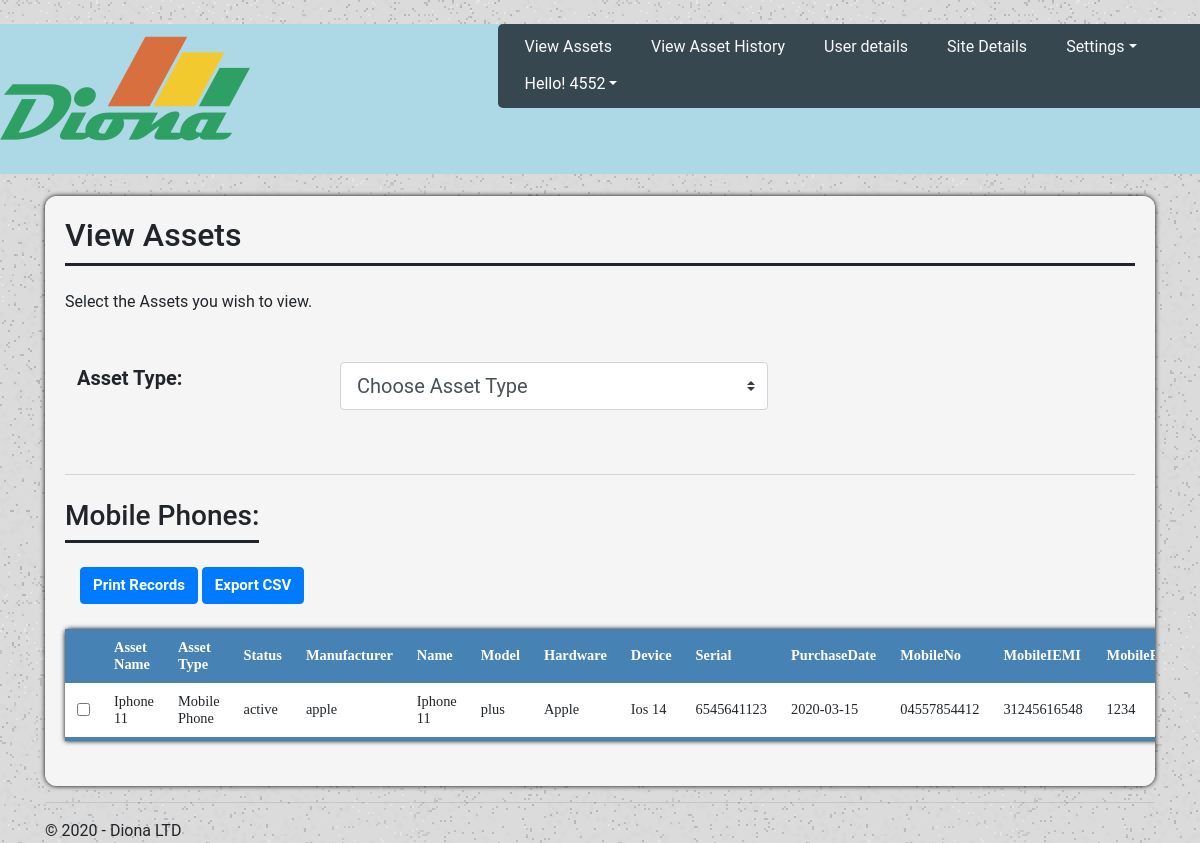
Screenshot of /adminview/mobile (signed in) with the database file from the repository.
### tables this page shows
CREATE TABLE `AssetType` (
                                            `assetType_id` integer,
                                            `assetType_name` TEXT NOT NULL,
                                            PRIMARY KEY (`assetType_id`));

CREATE TABLE `Asset` (
                                            `asset_id` integer,
                                            `assetType_id` integer NOT NULL,
                                            `asset_name` TEXT NOT NULL,
                                            PRIMARY KEY (`asset_id`)
                                            FOREIGN KEY (`assetType_id`) REFERENCES `AssetType` (`assetType_id`));

### EX1/views.py (the view)
@app.route('/adminview/mobile')
def admin_mobile():
    if 'loggedin' in session:
        types = dbHandler.getAllAssetType()
        conn = sqlite3.connect(r"diona.db")
        cur = conn.cursor()
        name_types = cur.execute("SELECT a.asset_id, a.asset_name , t.assetType_name, GROUP_CONCAT(d.key_value) FROM AssetDetails d, AssetType t INNER JOIN Asset a on a.asset_id = d.asset_id AND a.assetType_id = t.assetType_id WHERE t.assetType_name = 'Mobile Phone' GROUP BY a.asset_id")
        rows = name_types.fetchall()
        results = [0 for x in range(len(rows))]
        for x in range(len(rows)):
            results[x] = rows[x][3].split(',')
        cur2 = conn.cursor()
        details_keys = cur2.execute("SELECT a.asset_id, a.asset_name, GROUP_CONCAT(d.key_name) FROM AssetDetails d, AssetType t INNER JOIN Asset a on a.asset_id = d.asset_id AND a.assetType_id = t.assetType_id WHERE t.assetType_name = 'Mobile Phone' GROUP BY a.asset_id")
        return render_template('admin_mobile.html',
                                username=session['id'],
                                title='Admin View',
                                rows = rows,
                                res = results,
                                keys = details_keys.fetchall()[0][2].split(','),
                                type = types,
                                year=datetime.now().year)
    return redirect(url_for('login'))

### EX1/models.py (called while the page is built)
def create_connection(db_file):
    conn = None
    try:
        conn = sqlite3.connect(db_file)
    except Error as e:
        print(e)
    return conn

def getAllAssetType():
    con = create_connection("diona.db")
    try:
        with con:
            cur = con.cursor()
            cur.execute("SELECT DISTINCT assetType_name FROM AssetType")
            rows = cur.fetchall()
            return rows
    except sqlite3.IntegrityError:
        print ("couldn't add data")
    con.close()

### EX1/templates/admin_mobile.html (shortened to what this page needs)
{% extends "layout_admin.html" %}
{% block content %}
<div class="viewContainer">
    <div class="siteHeader">
        <h2>View Assets</h2>
    </div>
    <br>
    <p>Select the Assets you wish to view.</p>
    <br>
    <div class="row">
        <div class="col-3" style="justify-content: center;">
            <label class="col-form-label col-form-label-lg" for="searchBox1"><strong>Asset Type:</strong></label>
        </div>
        <div class="col-5" style="justify-content: center;">
            <select class="custom-select custom-select-lg mb-3" id="searchBox1" onchange="location = this.value;">
                <option selected>Choose Asset Type</option>
            </select>
        </div>
    </div>
    <br>
    <br>
    <div id="loginUserview"></div>
    <br>
    <div class="container" style="overflow-x:auto;">
        <div class="row">
            <div class="siteHeader">
                <h3>Mobile Phones:</h3>
            </div>
        </div>
        <br>
        <button class="btn btn-primary" onclick="printRecords()">Print Records</button>
        <button id="export" class="btn btn-primary" data-export="export">Export CSV</button>
    </div>
    <table class="view-table" id="tableView">
        <thead>
            <tr>
                <th scope="row"></th>
                <th> Asset Name </th>
                <th> Asset Type </th>
                {%  for x in keys: %}
                <th> {{ x }} </th>
                {% endfor %}
            </tr>
        </thead>
        {%  for row in range(rows|length): %}
        <tbody>
            <tr>
                <td><input type="checkbox" id="checkBx" name="row-check" value="{{ rows[row][0] }}"></td>
                <td>{{ rows[row][1] }}</td>
                <td>{{ rows[row][2] }}</td>
                {%  for x in res[row]: %}
                <td>{{ x }}</td>
                {% endfor %}
            </tr>
        </tbody>
        {% endfor %}
    </table>
</div>
{% endblock %}

### EX1/static/styles.css (style rules this page uses)
body { font-family: Roboto, Arial, sans-serif; background-image: url('/static/image/boxed-bg.jpg'); margin: 0; height: 100%; }
.siteHeader { text-align: left; font-family: Roboto, Arial, sans-serif; font-size: 14px; border-bottom: 3px solid #212529; color: #212529; }
.viewContainer { background-color: #F5F5F5; justify-content: center; padding: 20px; margin-top: 2%; border-bottom: 2%; box-shadow: 0 0 5px rgba(0, 0, 0, 15); border-radius: 12px; overflow-x: auto; }
.btn { font-size: 15px; font-weight: bold; }
.row:after { content: ""; display: table; clear: both; }
label { padding-top: 12px; padding-right: 12px; padding-left: 12px; display: inline-block; }
input[type= text], [type= email], select, textarea { width: 100%; padding: 12px; margin: 8px 0; display: inline-block; border: 1px solid #ccc; border-radius: 4px; box-sizing: border-box; resize: vertical; }
.view-table { border-collapse: collapse; margin: 25px 0px; font-size: 0.9em; min-width: 400px; border-radius: 5px 5px 0 0; box-shadow: 0 0 5px rgba(0, 0, 0, 15); font-family: Calibri; }
.view-table thead tr { background-color: #4682B4; color: white; font-weight: bold; }
.view-table thead th { text-align: left; }
.view-table th, .view-table td { padding: 10px 12px; }
.view-table tbody tr { border-bottom: 1px solid #dddddd; }
.view-table tbody:last-of-type { border-bottom: 4px solid #4682B4; }
.view-table tbody { background-color: #f3f3f3; }
.view-table tbody:nth-child(2n) { background-color: white; }
#loginUserview { border-top: lightgrey 1px solid; text-align: center; }

### rows the page displays
AssetType: assetType_name "Mobile Phone", x "active" "apple" "Iphone 11" "plus" "Apple" "Ios 14" "6545641123" "2020-03-15" "04557854412" "31245616548" "1234"
Asset: asset_name "Iphone 11"

### other values shown
{{ username }} "4552"
{{ x }} "Status" "Manufacturer" "Name" "Model" "Hardware" "Device" "Serial" "PurchaseDate" "MobileNo" "MobileIEMI"
